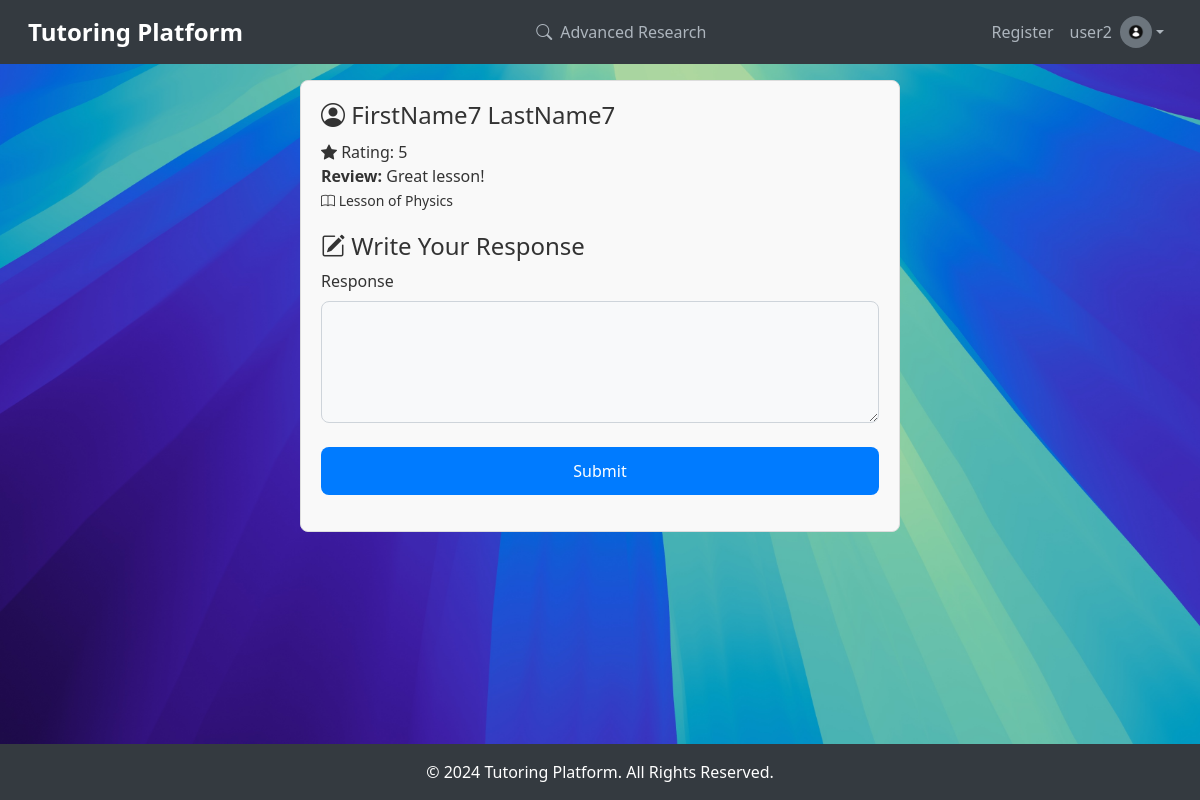
Screenshot of /reviews/update/1/ (signed in) with the database file from the repository.
### core/models.py (models this page shows, shortened)
class User(AbstractUser):
    first_name = models.CharField(max_length=30, blank=False)
    last_name = models.CharField(max_length=30, blank=False)
    groups = models.ManyToManyField(
        Group,
        related_name='core_user_set',
        blank=True,
        help_text=(
            'The groups this reviews belongs to. A reviews will get all permissions '
            'granted to each of their groups.'
        ),
        verbose_name='groups',
    )
    user_permissions = models.ManyToManyField(
        Permission,
        related_name='core_user_set',
        blank=True,
        help_text='Specific permissions for this reviews.',
        verbose_name='reviews permissions',
    )
    email = models.EmailField(unique=True, blank=False)
    username = models.CharField(max_length=150, unique=True, blank=False)

class Review(models.Model):
    student = models.ForeignKey(Profile, on_delete=models.CASCADE, related_name='reviews')
    tutor = models.ForeignKey(Tutor, on_delete=models.CASCADE, related_name='reviews')
    lesson = models.ForeignKey(Lesson, on_delete=models.CASCADE, related_name='reviews', null=True, blank=True)
    rating = models.IntegerField(
        validators=[MinValueValidator(1), MaxValueValidator(5)],
        choices=[(i, str(i)) for i in range(1, 6)]
    )
    comment = models.TextField()
    response = models.TextField(null=True, blank=True)
    created_at = models.DateTimeField(auto_now_add=True)
    class Meta:
        ordering = ['-created_at']
        indexes = [
            models.Index(fields=['tutor', 'created_at']),
        ]

class Profile(models.Model):
    class Gender(models.TextChoices):
        MALE = 'M', 'Male'
        FEMALE = 'F', 'Female'
        OTHER = 'O', 'Other'
    user = models.OneToOneField(User, on_delete=models.CASCADE, related_name='profile', unique=True)
    propic = models.ImageField(upload_to='profile_photos/', null=True, blank=True)
    birth_date = models.DateField(null=True, blank=True)
    gender = models.CharField(max_length=1, choices=Gender.choices, null=True, blank=True)
    location = models.CharField(max_length=255, null=True, blank=True)
    is_tutor = models.BooleanField(default=False)
    address = models.CharField(max_length=255, null=True, blank=True)
    phone = models.CharField(max_length=15, null=True, blank=True)
    class Meta:
        verbose_name = 'Profile'
        verbose_name_plural = 'Profiles'

class Lesson(models.Model):
    class Status(models.TextChoices):
        BOOKED = 'booked', 'Booked'
        COMPLETED = 'completed', 'Completed'
        CANCELED = 'canceled', 'Canceled'
    student = models.ForeignKey(Profile, on_delete=models.CASCADE, related_name='lessons')
    tutor = models.ForeignKey(Tutor, on_delete=models.CASCADE, related_name='lessons')
    subject = models.ForeignKey(Subject, on_delete=models.CASCADE)
    booking_date = models.DateField()
    start_time = models.TimeField()
    end_time = models.TimeField()
    status = models.CharField(max_length=20, choices=Status.choices, default=Status.BOOKED)
    class Meta:
        ordering = ['-booking_date', '-start_time']
        indexes = [
            models.Index(fields=['booking_date']),
            models.Index(fields=['student', 'tutor']),
        ]

class Subject(models.Model):
    name = models.CharField(max_length=100, unique=True)
    description = models.TextField(null=True, blank=True)
    class Meta:
        ordering = ['name']

### core/views/reviews.py (the view, shortened to what this page needs)
# urls.py: path('reviews/update/<int:pk>/', UpdateReviewView.as_view(), name='update_review'),
class UpdateReviewView(LoginRequiredMixin, UpdateView):
    model = Review
    form_class = TutorResponseForm
    template_name = 'reviews/update_review.html'
    success_url = reverse_lazy('core:profile')
    def get_queryset(self):
        return Review.objects.filter(tutor__user=self.request.user)

### core/forms/reviews.py
class TutorResponseForm(forms.ModelForm):
    class Meta:
        model = Review
        fields = ['response']
        widgets = {
            'response': forms.Textarea(attrs={'rows': 4, 'cols': 40}),
        }

### core/templates/reviews/update_review.html (shortened to what this page needs)
{% extends 'base.html' %}
{% load crispy_forms_filters %}
{% load static %}
{% block head %}
<link href="https://cdn.jsdelivr.net/npm/bootstrap-icons/font/bootstrap-icons.css" rel="stylesheet">
{% endblock %}
{% block content %}
<div class="container mt-5">
    <div class="review-thread">
        <div class="review">
            <h4><i class="bi bi-person-circle"></i> {{ review.student.user.get_full_name }}</h4>
            <p><i class="bi bi-star-fill"></i> Rating: {{ review.rating }}</p>
            <p><strong>Review:</strong> {{ review.comment }}</p>
            <p><small><i class="bi bi-book"></i> Lesson of {{ review.lesson.subject.name }}</small></p>
        </div>
        <div class="response-form">
            <h4><i class="bi bi-pencil-square"></i> Write Your Response</h4>
            <form id="responseForm" method="post" action="{% url 'core:update_review' pk=review.pk %}">
                {{ form|crispy }}
                <button type="submit" class="btn btn-primary mt-2">Submit</button>
            </form>
        </div>
    </div>
</div>
{% endblock %}

### core/templates/base.html (shortened to what this page needs)
{% load static %}
<!DOCTYPE html>
<html lang="en">
<head>
    <link href="https://cdn.jsdelivr.net/npm/bootstrap@5.3.3/dist/css/bootstrap.min.css" rel="stylesheet">
    <link rel="stylesheet" href="https://cdn.jsdelivr.net/npm/bootstrap-icons/font/bootstrap-icons.css">
    <link rel="stylesheet" href="{% static 'core/css/styles.css' %}">
    {% block head %}{% endblock %}
</head>
<body>
    <nav class="navbar navbar-expand-md navbar-dark">
        <div class="container-fluid">
            <a class="navbar-brand" href="{% url 'core:home' %}">Tutoring Platform</a>
            <div class="collapse navbar-collapse" id="navbarNav">
                <ul class="navbar-nav mx-auto">
                    <li class="nav-item">
                        <a class="nav-link d-flex align-items-center" href="{% url 'core:advanced_research' %}">
                            <i class="bi bi-search me-2"></i> Advanced Research
                        </a>
                    </li>
                </ul>
                <ul class="navbar-nav ms-auto align-items-center">
                    {% if user.is_authenticated %}
                        <li class="nav-item">
                            <a class="nav-link" href="{% url 'core:register' %}">Register</a>
                        </li>
                        <li class="nav-item dropdown">
                            <a class="nav-link dropdown-toggle d-flex align-items-center" href="#" id="userDropdown" role="button" data-bs-toggle="dropdown" aria-expanded="false">
                                <span class="me-2">{{ user.username }}</span>
                                <img class="rounded-circle img-thumbnail"
                                     src="{% if user.profile.is_tutor and user.tutor.profile_picture %}
                                          {{ user.tutor.profile_picture.url }}
                                          {% elif user.profile.propic %}
                                          {{ user.profile.propic.url }}
                                          {% else %}
                                          {% static 'unknown_user.png' %}
                                          {% endif %}" alt="User Profile Picture">
                            </a>
                        </li>
                    {% endif %}
                </ul>
            </div>
        </div>
    </nav>
    <div class="container content">
        {% block content %}{% endblock %}
    </div>
    <footer>
        &copy; 2024 Tutoring Platform. All Rights Reserved.
    </footer>
</body>
</html>

### media/static/core/css/styles.css (style rules this page uses)
body, html { height: 100%; margin: 0; font-family: 'Helvetica Neue', Arial, sans-serif; color: #333; }
body { background-image: url('../images/background.jpg'); background-size: cover; background-repeat: no-repeat; background-attachment: fixed; background-position: center; }
.navbar-brand { font-weight: bold; color: #007bff; }
.navbar-nav .nav-link { color: #007bff; transition: color 0.3s; }
.img-thumbnail { background-color: #6c757d; border: none; object-fit: cover; }
.form-control { background-color: #f8f9fa; color: #495057; border: 1px solid #ced4da; border-radius: 0.5rem; padding: 0.75rem; margin-bottom: 1rem; transition: border-color 0.3s, box-shadow 0.3s; }
.btn-primary { background-color: #007bff; border: none; color: #fff; padding: 0.75rem 1.5rem; font-size: 1rem; border-radius: 0.5rem; transition: background-color 0.3s; width: 100%; }
.form-label { margin-bottom: 0.5rem; font-weight: 500; }

### core/templates/reviews/update_review.html (style rules this page uses)
.review-thread { max-width: 600px; margin: auto; border: 1px solid #ddd; border-radius: 8px; padding: 20px; background-color: #f9f9f9; }
.review-thread .review, .review-thread .response { margin-bottom: 20px; }
.review-thread .review h4, .review-thread .response h4 { margin-bottom: 10px; }
.review-thread .review p, .review-thread .response p { margin-bottom: 0; }
.response-form { margin-top: 20px; }
.navbar { z-index: 1030; }

### core/templates/base.html (style rules this page uses)
html, body { height: 100%; margin: 0; overflow-x: hidden; scroll-behavior: smooth; font-family: 'Segoe UI', Tahoma, Geneva, Verdana, sans-serif; background-color: #f4f6f9; }
body { display: flex; flex-direction: column; }
.content { flex: 1 0 auto; padding-top: 70px; }
footer { flex-shrink: 0; background: #343a40; color: #fff; padding: 1rem 0; text-align: center; }
.navbar { position: fixed; top: 0; width: 100%; z-index: 1030; background: #343a40; padding: 0.5rem 1rem; }
.navbar .navbar-brand { font-weight: bold; font-size: 1.5em; color: #fff; }
.navbar .nav-link { color: #adb5bd !important; transition: color 0.3s; }
.img-thumbnail { width: 32px; height: 32px; border-radius: 50%; }
.container.content { padding: 2rem 1rem; }

### rows the page displays
User: username "user2"
Review: student.user.get_full_name "FirstName7 LastName7", rating "5", comment "Great lesson!", lesson.subject.name "Physics"
